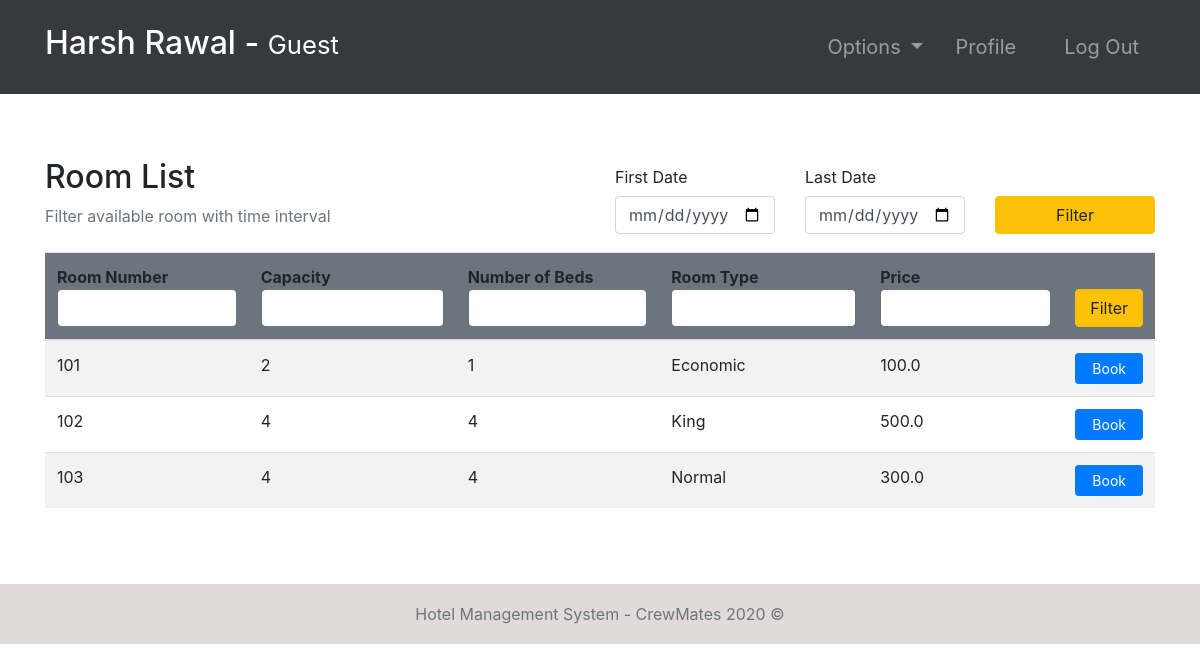
Screenshot of /rooms/ (signed in) with the database file from the repository.
### room/models.py (models this page shows)
class Room(models.Model):
    ROOM_TYPES = (
        ('King', 'King'),
        ('Luxury', 'Luxury'),
        ('Normal', 'Normal'),
        ('Economic', 'Economic'),
    )
    number = models.IntegerField(primary_key=True)
    capacity = models.SmallIntegerField()
    numberOfBeds = models.SmallIntegerField()
    roomType = models.CharField(max_length=20, choices=ROOM_TYPES)
    price = models.FloatField()
    statusStartDate = models.DateField(null=True)
    statusEndDate = models.DateField(null=True)
    def __str__(self):
        return str(self.number)

### room/views.py (the view, shortened to what this page needs)
# urls.py: path('rooms/', rooms, name="rooms"),
@ login_required(login_url='login')
def rooms(request):
    role = str(request.user.groups.all()[0])
    path = role + "/"
    rooms = Room.objects.all()
    firstDayStr = None
    lastDateStr = None
    def chech_availability(fd, ed):
        availableRooms = []
        for room in rooms:
            availList = []
            bookingList = Booking.objects.filter(roomNumber=room)
            if room.statusStartDate == None:
                for booking in bookingList:
                    if booking.startDate > ed.date() or booking.endDate < fd.date():
                        availList.append(True)
                    else:
                        availList.append(False)
                if all(availList):
                    availableRooms.append(room)
            else:
                if room.statusStartDate > ed.date() or room.statusEndDate < fd.date():
                    for booking in bookingList:
                        if booking.startDate > ed.date() or booking.endDate < fd.date():
                            availList.append(True)
                        else:
                            availList.append(False)
                        if all(availList):
                            availableRooms.append(room)
        return availableRooms
    context = {
        "role": role,
        'rooms': rooms,
        'fd': firstDayStr,
        'ld': lastDateStr
    }
    return render(request, path + "rooms.html", context)

### accounts/models.py (called while the page is built)
    def currentRoom(self):
        booking = Booking.objects.filter(guest=self).last()
        return booking.roomNumber

### Templates/guest/rooms.html
{% extends '../index.html' %}
{% block context %}
{% include '../common_pages/rooms.html' %}
{% endblock %}

### Templates/incs/nav.html (shortened to what this page needs)
<nav class="navbar navbar-dark bg-dark navbar-expand-lg py-3 " role="navigation">
    <div class="container">
        <a href="" class="navbar-brand">
            <h2 class="text-capitalize">
                {{ request.user.first_name }} {{ request.user.last_name }} -
                <small>
                    {{ role }}
                </small>
            </h2>
        </a>
        <div class="collapse navbar-collapse" id="navbarTags">
            <ul class="navbar-nav ml-auto">
                <li class="nav-item dropdown p-2">
                    <a class="nav-link dropdown-toggle" href="#" id="navbarDropdown" role="button"
                        data-toggle="dropdown" aria-haspopup="true" aria-expanded="false">
                        Options
                    </a>
                </li>
                <li class="nav-item mr-3 p-2">
                    {% if role == 'guest' %}
                    <a href="{% url 'guest-profile' user.id %}" class="nav-link">Profile</a>
                    {% endif %}
                </li>
                <li class="nav-item p-2 ">
                    <a href="{% url 'logout' %}" class="nav-link">Log Out</a>
                </li>
            </ul>
        </div>
    </div>
</nav>

### Templates/common_pages/rooms.html (shortened to what this page needs)
<div class="container py-5 clearfix">
    <div class="table-header row mt-3 clearfix">
        <div class="col-sm-12 col-md-12 col-lg-6 mb-4">
            <h2>Room List</h2>
            <span class="text-muted">Filter available room with time interval</span>
        </div>
        <div class="col-sm-12 col-md-12 col-lg-6">
            <form action="" method="POST">
                <div class="row">
                    <div class="form-group col-4">
                        <label for="example-date-input" class="col-form-label">First Date</label>
                        <div class="">
                            <input class="form-control" type="date" name="fd" value="{{fd}}" id="example-date-input">
                        </div>
                    </div>
                    <div class="form-group col-4">
                        <label for="example-date-input" class="col-form-label">Last Date</label>
                        <div class="">
                            <input class="form-control" type="date" name="ld" value="{{ld}}" id="example-date-input">
                        </div>
                    </div>
                    <div class="col-4" style="margin-top:38px;">
                        <button type="submit" name="dateFilter" class="btn btn-warning w-100">Filter</button>
                    </div>
                </div>
            </form>
        </div>
    </div>
    <table class="table table-hover table-striped">
        <thead class="bg-secondary rounded">
            <tr>
                <form action="" method="POST">
                    <th>Room Number<input type="number" name="number" value="{{number}}"
                            class="form-control border border-secondary"></th>
                    <th>Capacity<input type="number" name="capacity" value="{{capacity}}"
                            class="form-control border border-secondary"></th>
                    <th>Number of Beds<input type="number" name="nob" value="{{nob}}"
                            class="form-control border border-secondary"></th>
                    <th>Room Type<input type="text" name="type" value="{{type}}"
                            class="form-control border border-secondary"></th>
                    <th>Price <input type="number" step="0.01" name="price" value="{{price}}"
                            class="form-control border border-secondary"></th>
                    <th colspan="2"><button type="submit" name="filter" class="btn btn-warning w-100">Filter</button>
                    </th>
                </form>
            </tr>
        </thead>
        <tbody>
            {% for room in rooms %}
            <tr>
                <td>{{ room.number }}</td>
                <td>{{ room.capacity }}</td>
                <td>{{ room.numberOfBeds }}</td>
                <td>{{ room.roomType }}</td>
                <td>{{ room.price }}</td>
                {% if role == "guest" or role == "receptionist" %}
                <td>
                    <form action="{% url 'booking-make' %}" method="POST">
                        <button type="submit" name="book" id="book" class="btn btn-sm btn-primary px-3">Book</button>
                    </form>
                </td>
                {% endif %}
            </tr>
            {% endfor %}
        </tbody>
    </table>
</div>

### static/css/main.css (style rules this page uses)
* { margin: 0; padding: 0; -webkit-font-smoothing: antialiased; }
.clearfix { overflow: auto; }
body { position: relative; }
nav .nav-item { font-size: 20px; }

### rows the page displays
Room: number "101", capacity "2", numberOfBeds "1", roomType "Economic", price "100.0"
Room: number "102", capacity "4", numberOfBeds "4", roomType "King", price "500.0"
Room: number "103", capacity "4", numberOfBeds "4", roomType "Normal", price "300.0"

### other values shown
{{ request.user.first_name }} "Harsh"
{{ request.user.last_name }} "Rawal"
{{ role }} "Guest"
